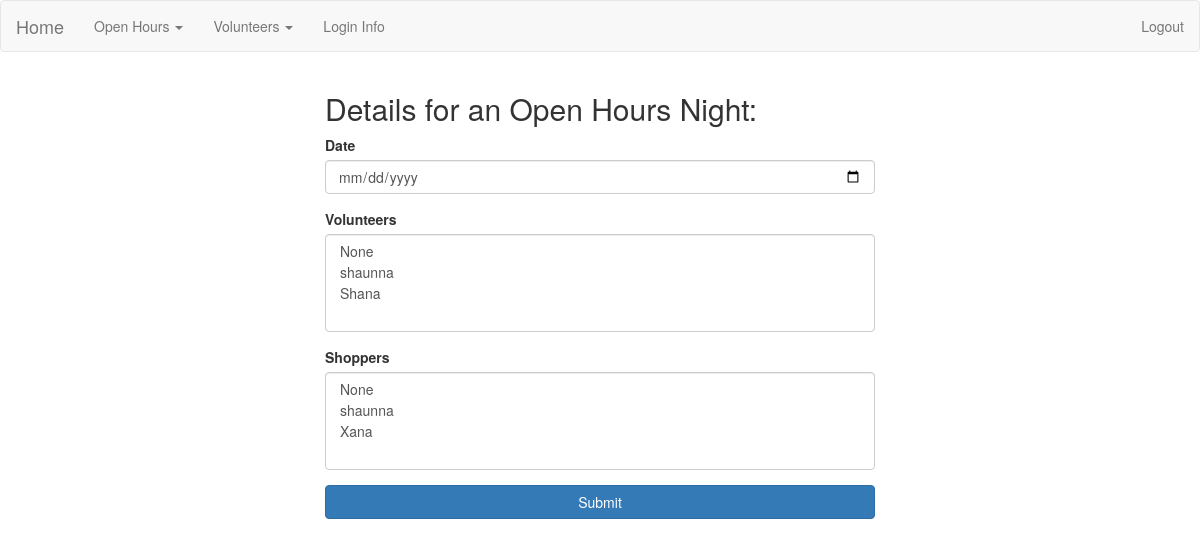
The page /openhours/6/edit (signed in) on the database as committed earlier.
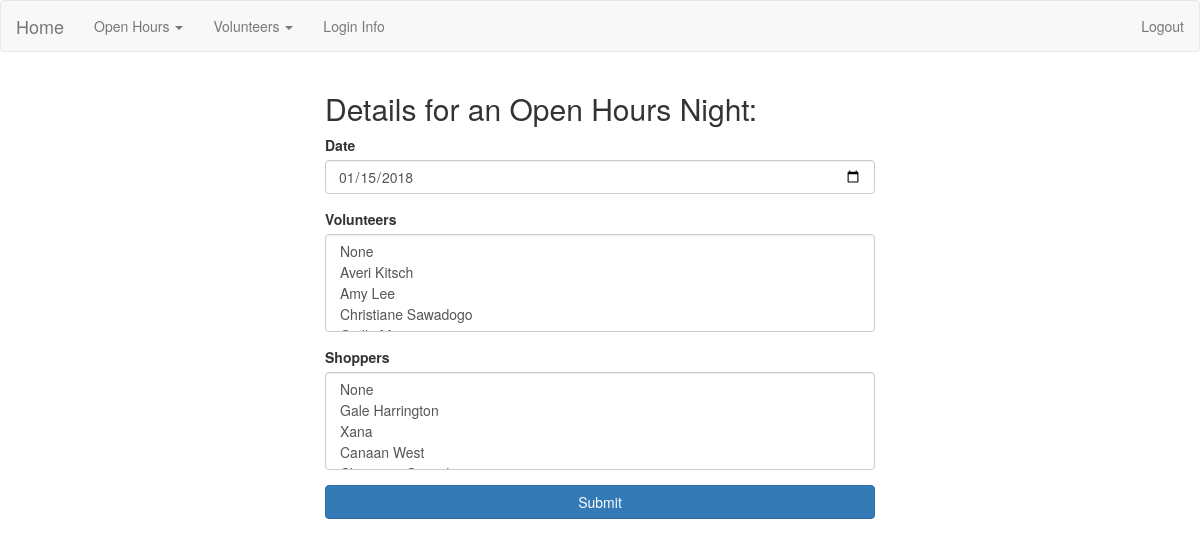
The same page on the database as committed later.
### app/models.py (models this page shows, shortened)
class Openhour(db.Model):
    id = db.Column(db.Integer(), primary_key=True)
    date = db.Column(db.DateTime(), unique=True)
    posted = db.Column(db.Boolean)
    volunteers = db.relationship('Volunteer', secondary=openhour_volunteers, backref='openhourvols', lazy='dynamic')
    shoppers = db.relationship('Volunteer', secondary=openhour_shoppers, backref='openhourshoppers', lazy='dynamic' )
    notes = db.relationship('Note', backref='openhournotes', lazy=True)

### app/openhours/views.py (the view)
@openhours_blueprint.route('/<string:id>/edit', methods=['GET', 'POST'])
@admin_logged_in
def edit_openhour(id):
    openhour = Openhour.query.get(id)
    form = OpenhourForm(request.form, obj=openhour)
    volunteer_list = [(volunteer.id, volunteer.name) for volunteer in Volunteer.query.filter(Volunteer.role != 'shopper').all()]
    form.volunteers.choices = volunteer_list
    form.volunteers.choices.insert(0, (-1, 'None'))
    shopper_list = [(volunteer.id, volunteer.name) for volunteer in Volunteer.query.filter(Volunteer.role != 'open-hours').all()]
    form.shoppers.choices = shopper_list
    form.shoppers.choices.insert(0, (-1, 'None'))
    if request.method == 'POST' and form.validate():
        openhour.date=form.date.data
        openhour.volunteers = []
        openhour.shoppers = []
        for volunteer in form.volunteers.data:
            if volunteer != -1:
                openhour.volunteers.append(Volunteer.query.get(volunteer))
        for shopper in form.shoppers.data:
            if shopper != -1:
                openhour.shoppers.append(Volunteer.query.get(shopper))
        db.session.commit()
        flash('Information for %s Updated' % openhour.date.strftime('%b %d, %Y'), 'success')
        return redirect(url_for('openhours.index'))
    else:
        return render_template('openhour_form.html', form=form)

### app/forms.py
class OpenhourForm(Form):
    date = DateField('Date', format='%Y-%m-%d')
    volunteers = SelectMultipleField('Volunteers', coerce=int)
    shoppers = SelectMultipleField('Shoppers', coerce=int)

### app/login_helpers.py (called while the page is built)
def admin_logged_in(f):
    @wraps(f)
    def wrap(*args, **kwargs):
        if 'user' in session and session['user']=='admin':
            return f(*args, **kwargs)
        else:
            flash('You must have admin privileges to complete this action', 'danger')
            return redirect(url_for('index'))
    return wrap

### app/openhours/templates/openhour_form.html
{% extends 'layout.html' %}
{% block body %}
  <div class="form">
    <h2>Details for an Open Hours Night:</h2>
    {% from "includes/_formhelpers.html" import render_field %}
    <form action= "" method="post">
      <div class="form-group">
        {{ render_field(form.date, class_="form-control") }}
      </div>
      <div class="form-group">
        {{ render_field(form.volunteers, class_="form-control") }}
      </div>
      <div class="form-group">
        {{ render_field(form.shoppers, class_="form-control") }}
      </div>
      <p><input type="submit" class="btn btn-primary" value="Submit"></p>
    </form>
  </div>
{% endblock %}

### app/templates/includes/_formhelpers.html (shortened to what this page needs)
{% macro render_field(field) %}
  {{ field.label }}
  {{ field(**kwargs)|safe }}
{% endmacro %}

Rows that differ between the two databases and show on the page:
added Openhour: date "01/15/2018"
Other text that changed with them:
form field volunteers: "None / shaunna / Shana" → "None / Averi Kitsch / Amy Lee / Christiane Sawadogo"
form field shoppers: "None / shaunna / Xana" → "None / Gale Harrington / Xana / Canaan West"
